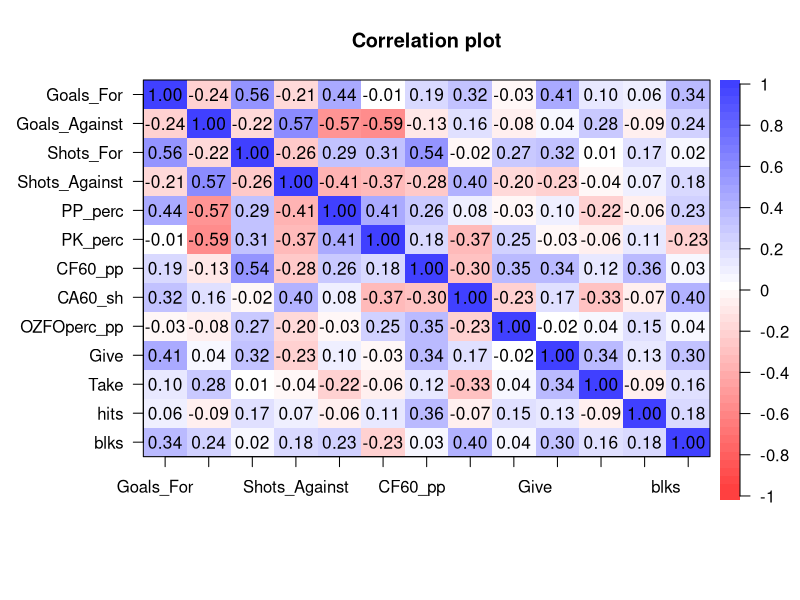

Recreate this plot in R.
library(ggplot2) #support scatterplot
# library(GPArotation) #support rotation
library(psych) #PCA package

library(crayon)

'
 Team:球队所在城市。
 ppg:平均每场得分，得分规则如前所述。 
 Goals_For:平均每场进球数。 Goals_Against:平均每场失球数。
 Shots_For:平均每场射中球门次数。
 Shots_Against:平均每场被射中球门次数。
 PP_perc:球队获得以多打少机会时的进球百分比。
 PK_perc:对方获得以多打少机会时，球队力保球门不失的时间百分比。
 CF60_pp:球队在每60分钟以多打少时间内获得的Corsi分值;Corsi分值是射门次数总和，
包括射中球门次数(Shots_For)、射偏次数和被对方封堵的次数。
 CA60_sh:对方以多打少时，即本方人数劣势时，对方每60分钟获得的Corsi分值。
 OZFOperc_pp:球队以多打少时，在进攻区域发生的争球次数百分比。
 Give:平均每场丢球次数。
 Take:平均每场抢断次数。
 hits:平均每场身体冲撞次数。
 blks:平均每场封堵对方射门次数。
'
train <- read.csv("../data/NHLtrain.csv")

cat(blue$bold$bgGreen("str(train):"))
str(train)

cat(blue$bold$bgGreen("names(train):"))
names(train)

train.scale <- scale(train[, -1:-2])
nhl.cor = cor(train.scale)
cor.plot(nhl.cor)
